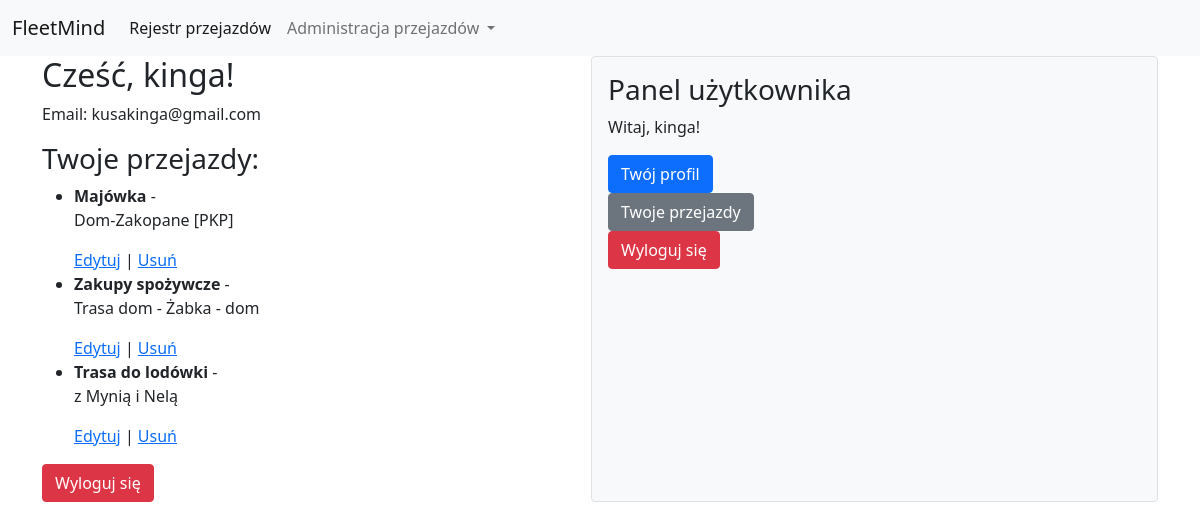
The app's page /user-panel/ (signed in) with its own data.
### Fleet/models.py (models this page shows)
class Post(models.Model):
    title = models.CharField(max_length=200)
    content = models.TextField()
    create_at = models.DateTimeField(auto_now_add=True)
    author = models.ForeignKey(User, on_delete=models.CASCADE)

### Fleet/views.py (the view)
# urls.py: path('user-panel/', user_panel, name='user_panel'),
@login_required
def user_panel(request):
    user_posts = Post.objects.filter(author=request.user)  # Pobieramy posty użytkownika
    return render(request, "Fleet/Auth/user_panel.html", {"user": request.user, "posts": user_posts})

### Fleet/templates/Fleet/Auth/user_panel.html (shortened to what this page needs)
{% extends "Fleet/base.html" %}
{% block content %}
<h2>Cześć, {{ user.username }}!</h2>
<p>Email: {{ user.email }}</p>
<h3>Twoje przejazdy:</h3>
{% if posts %}
    <ul>
        {% for post in posts %}
            <li><strong>{{ post.title }}</strong> - {{ post.created_at }}</li>
            <p>{{ post.content }}</p>
            <a href="{% url 'update_post' post.id %}">Edytuj</a> |
            <a href="{% url 'delete_post' post.id %}">Usuń</a>
        {% endfor %}
    </ul>
{% else %}
    <p>Nie dodano żadnych przejazdów.</p>
{% endif %}
<form method="post" action="{% url 'logout' %}">
    <button type="submit" class="btn btn-danger">Wyloguj się</button>
</form>
{% endblock %}

### Fleet/templates/Fleet/base.html (shortened to what this page needs)
<!doctype html>
<html lang="pl">
{% load static %}
  <head>
    <link href="https://cdnjs.cloudflare.com/ajax/libs/bootstrap/5.0.2/css/bootstrap.min.css" rel="stylesheet">
    <link rel="stylesheet" type="text/css" href="{% static 'css/style.css' %}">
    <link rel="stylesheet" href="https://cdn.jsdelivr.net/npm/bootstrap-icons/font/bootstrap-icons.css">
  </head>
  <body>
<nav class="navbar navbar-expand-lg navbar-light bg-light">
  <div class="container-fluid">
    <a class="navbar-brand" href="#">FleetMind</a>
    <div class="collapse navbar-collapse" id="navbarNavDropdown">
      <ul class="navbar-nav">
        <li class="nav-item">
          <a class="nav-link active" aria-current="page" href="{% url 'table' %}">Rejestr przejazdów</a>
        </li>
        <li class="nav-item dropdown">
          <a class="nav-link dropdown-toggle" href="#" id="navbarDropdownMenuLink" role="button" data-bs-toggle="dropdown" aria-expanded="false">
            Administracja przejazdów
          </a>
        </li>
      </ul>
    </div>
  </div>
</nav>
<div class="container d-flex">
    <div class="main-content flex-grow-1">
        {% block content %}FleetMindAppContent{% endblock %}
    </div>
    <div class="user-panel ms-3 p-3 bg-light border rounded">
        {% if user.is_authenticated %}
            <h3>Panel użytkownika</h3>
            <p>Witaj, {{ user.username }}!</p>
            <ul class="list-unstyled">
                <li><a href="{% url 'user_panel' %}" class="btn btn-primary">Twój profil</a></li>
                <li><a href="{% url 'post_list' %}" class="btn btn-secondary">Twoje przejazdy</a></li>
                <form method="post" action="{% url 'logout' %}">
                    <button type="submit" class="btn btn-danger">Wyloguj się</button>
                </form>
            </ul>
        {% else %}
            <p><a href="{% url 'login' %}" class="btn btn-success">Zaloguj się</a></p>
        {% endif %}
    </div>
</div>
  </body>
</html>

### Fleet/static/css/style.css (style rules this page uses)
.container { display: flex; justify-content: space-between; }
.main-content { flex: 3; }
.user-panel { flex: 1; padding: 20px; background-color: #f8f9fa; border-left: 2px solid #ddd; min-width: 250px; }

### records on screen
Post: title "Majówka", content "Dom-Zakopane [PKP]"
Post: title "Zakupy spożywcze", content "Trasa dom - Żabka - dom"
Post: title "Trasa do lodówki", content "z Mynią i Nelą"

### other values on screen
{{ user.username }} "kinga"
{{ user.email }} "kusakinga@gmail.com"
